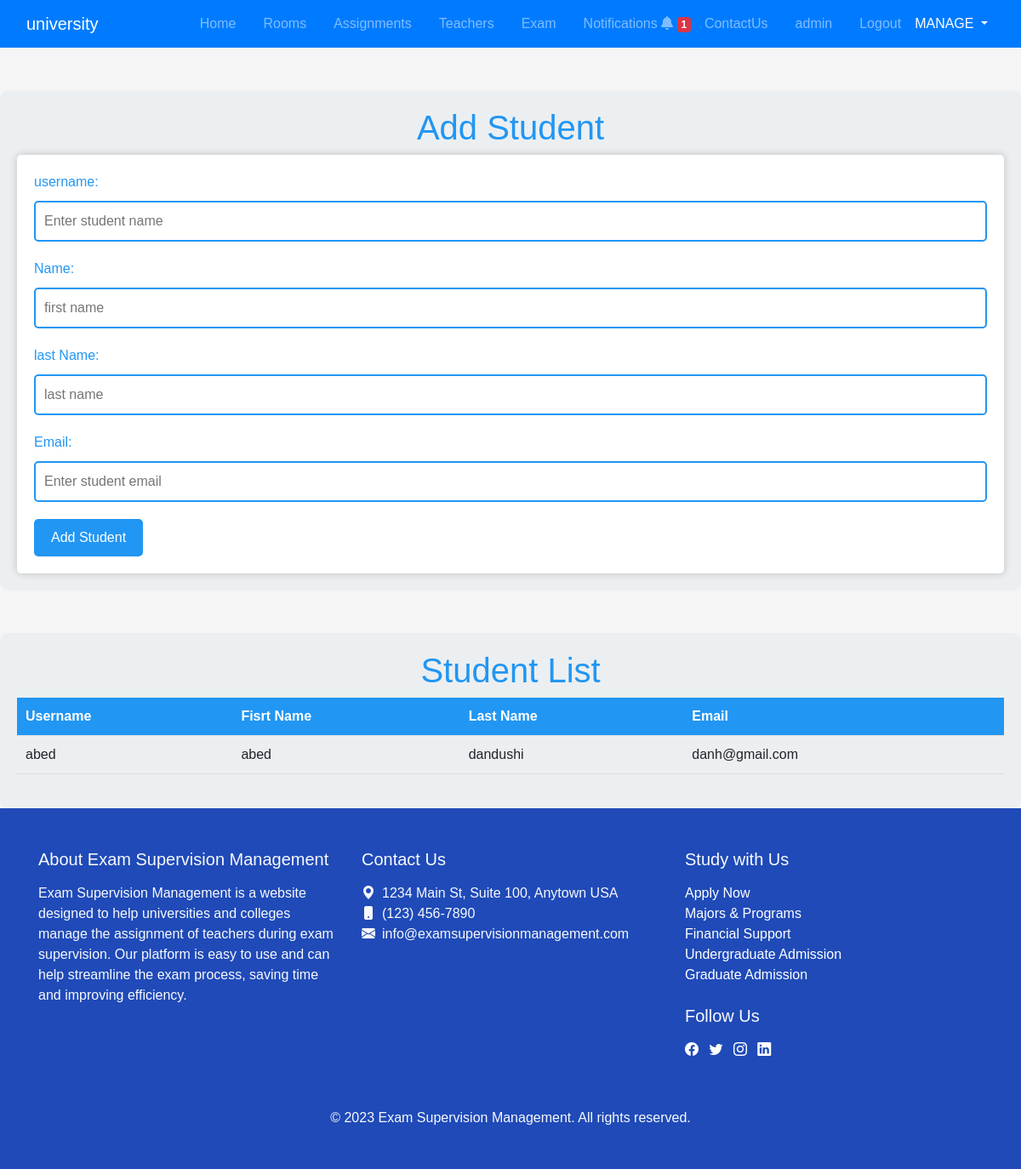
Screenshot of /addstudent/ (signed in) with the database file from the repository.
### uni/models.py (models this page shows)
class User(AbstractUser):
    ROLE_CHOICES = [
        ('ADMIN', 'Admin'),
        ('STUDENT', 'Student'),
        ('TEACHER', 'Teacher')
    ]
    role = models.CharField(max_length=10, choices=ROLE_CHOICES, default='ADMIN')
    objects = UserManager()

### uni/views.py (the view)
# urls.py: path('addstudent/', add_student, name='add_student'),
def add_student(request):
    students = Student.objects.all()
    if request.method == 'POST':
        username = request.POST.get('username')
        first_name = request.POST.get('firstName')
        last_name = request.POST.get('lastName')
        email = request.POST.get('email')
        password = 'admin'
        check_email = User.objects.filter(email=email)
        if check_email :
            return render(request, 'pages/manageStudent.html', {'students': students, 'error': 'this email has been taken use your own email!'})
        else:
            student = Student.objects.create_user(username = username,
                                                  first_name= first_name,
                                                  last_name=last_name,
                                                  email = email,
                                                  password = password,
                                                  role='STUDENT')
            student.save()
            return render(request, 'pages/manageStudent.html', {'students': students})
    else:
        return render(request, 'pages/manageStudent.html', {'students': students})

### uni/models.py (called while the page is built)
    def get_queryset(self):
        return super().get_queryset().filter(role='STUDENT')

### templates/pages/manageStudent.html (shortened to what this page needs)
{% extends 'bases/base.html' %}
{% block content %}
{% if request.user.role == 'ADMIN' %}
  <head>
  </head>
    <div class="container1">
      <h1>Add Student</h1>
      <form action="" method="POST">
        <label for="username">username:</label>
        <input type="text" id="username" name="username" placeholder="Enter student name">
        <label for="fisrtname">Name:</label>
        <input type="text" id="firstname" name="firstName" placeholder="first name">
        <label for="lastname">last Name:</label>
        <input type="text" id="lastname" name="lastName" placeholder="last name">
        <label for="email">Email:</label>
        <input type="text" id="email" name="email" placeholder="Enter student email">
        <input type="submit" value="Add Student">
      </form>
    </div>
	<div class="container6">
		<h1>Student List</h1>
		<table>
			<thead>
				<tr>
          <th>Username</th>
					<th>Fisrt Name </th>
					<th>Last Name</th>
					<th>Email</th>
				</tr>
			</thead>
			<tbody>
        {% for student in students %}
        <tr>
          <td> {{ student.username }}</td>
					<td> {{ student.first_name }}</td>
          <td>{{ student.last_name }}</td>
					<td>{{ student.email }} </td>
				</tr>
        {% endfor %}
			</tbody>
		</table>
	</div>
{% endif %}
{% endblock content %}

### templates/bases/navbar.html (shortened to what this page needs)
{% load static %}
<header>
  <nav class="navbar navbar-expand-md navbar-expand-lg navbar-dark bg-primary">
    <div class="container-fluid">
      <a class="navbar-brand me-auto" href="#">university</a>
      <div class="collapse navbar-collapse justify-content-end" id="navbarNav">
        <ul class="navbar-nav">
          <li class="nav-item me-3{% if request.resolver_match.view_name == 'student_home' %} active{% endif %}">
            <a class="nav-link" href="{% url 'student_home' %}">Home</a>
          </li>
          <li class="nav-item me-3{% if request.resolver_match.view_name == 'rooms' %} active{% endif %}">
            <a class="nav-link" href="{% url 'rooms' %}">Rooms</a>
          </li>
          {% if request.user.role == 'TEACHER' or request.user.role == 'ADMIN' %}
          <li class="nav-item me-3{% if request.resolver_match.view_name == 'assi_path' %} active{% endif %}">
            <a class="nav-link" href="{% url 'assi_path' %}">Assignments</a>
          </li>
          <li class="nav-item me-3{% if request.resolver_match.view_name == 'all_teacher_time' %} active{% endif %}">
            <a class="nav-link" href="{% url 'all_teacher_time' %}">Teachers</a>
          </li>
          <li class="nav-item me-3{% if request.resolver_match.view_name == 'display_exam' %} active{% endif %}">
            <a class="nav-link" href="{% url 'display_exam' %}">Exam</a>
          </li>
          {% endif %}
          <div class="navbar-nav ml-right">
            <a class="nav-item nav-link" href="#">
              Notifications
              <i class="fas fa-bell"></i>
              <span class="badge badge-danger">1</span>
            </a>
          </div>
          <li class="nav-item me-3{% if request.resolver_match.view_name == 'contact_path' %} active{% endif %}">
            <a class="nav-link" href="{% url 'contact_path' %}">ContactUs</a>
          </li>
          {% if request.user.is_authenticated %}
          <li class="nav-item me-3">
            <span class="nav-link">{{ request.user.username }}</span>
          </li>
          <li><a class="nav-link" href="{% url 'logout' %}">Logout</a></li>
          {% else %}
          <li class="nav-item me-3">
            <a class="nav-link" href="{% url 'login' %}">Login</a>
          </li>
          {% endif %}
          {% if request.user.role == 'ADMIN' %}
          <li class="nav-item dropdown" >
            <a class="nav-link dropdown-toggle
            {% if request.resolver_match.view_name == 'add_student' %} active{% endif %}
            {% if request.resolver_match.view_name == 'add_exam' %} active{% endif %}"
              href="#" id="adminDropdown" role="button" data-toggle="dropdown"
              aria-haspopup="true" aria-expanded="false">
              MANAGE
            </a>
          </li>
          {% endif %}
        </ul>
      </div>
    </div>
  </nav>
</header>

### templates/pages/manageStudent.html (style rules this page uses)
body { font-family: Arial, sans-serif; background-color: #f5f5f5; margin: 0; padding: 0; }
.container1 { max-width: 1500px; margin: 0 auto; margin-top:50px; padding: 20px; background-color: #ECEFF1; border-radius: 10px; }
h1 { text-align: center; color: #2196F3; }
form { background-color: #ffffff; padding: 20px; border-radius: 5px; box-shadow: 0px 0px 10px rgba(0,0,0,0.2); }
label { display: block; margin-bottom: 10px; color: #2196F3; }
input[type="text"], select { display: block; width: 100%; padding: 10px; border: none; border-radius: 5px; margin-bottom: 20px; box-sizing: border-box; border: 2px solid #2196F3; }
input[type="submit"] { background-color: #2196F3; color: #ffffff; padding: 10px 20px; border: none; border-radius: 5px; cursor: pointer; }
.container6 { max-width: 1500px; margin: auto; margin-top: 50px; padding: 20px; background-color: #ECEFF1; border-radius: 10px; }
table { width: 100%; border-collapse: collapse; margin-bottom: 20px; }
th, td { padding: 10px; text-align: left; border-bottom: 1px solid #ddd; }
th { background-color: #2196F3; color: #ffffff; }

### rows the page displays
User: user.username "admin"
User: username "abed", first_name "abed", last_name "dandushi", email "danh@gmail.com"
